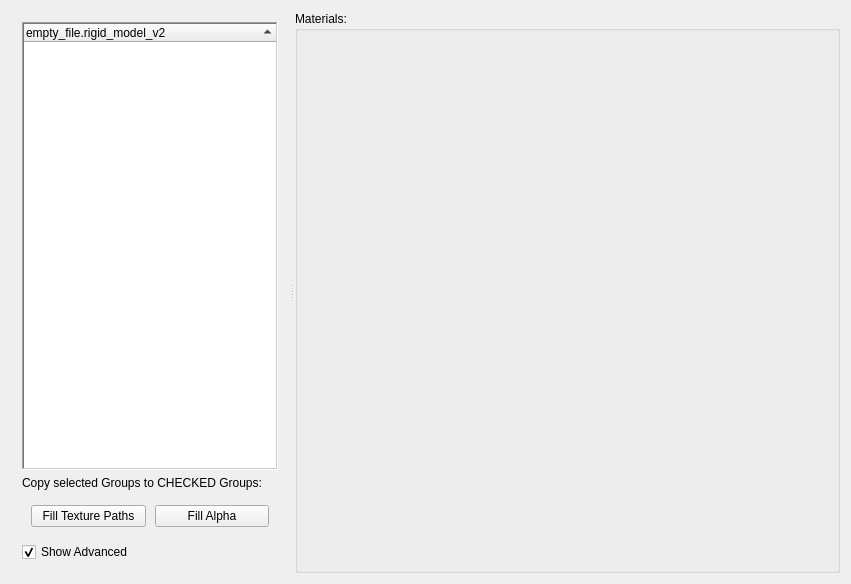
<?xml version="1.0" encoding="UTF-8"?>
<ui version="4.0">
 <class>QRMV2Widget</class>
 <widget class="QWidget" name="QRMV2Widget">
  <property name="geometry">
   <rect>
    <x>0</x>
    <y>0</y>
    <width>851</width>
    <height>584</height>
   </rect>
  </property>
  <property name="windowTitle">
   <string>QRMV2Widget</string>
  </property>
  <layout class="QVBoxLayout" name="verticalLayout_5">
   <item>
    <widget class="QSplitter" name="splitter">
     <property name="lineWidth">
      <number>23</number>
     </property>
     <property name="midLineWidth">
      <number>23</number>
     </property>
     <property name="orientation">
      <enum>Qt::Horizontal</enum>
     </property>
     <property name="opaqueResize">
      <bool>true</bool>
     </property>
     <property name="handleWidth">
      <number>6</number>
     </property>
     <widget class="QWidget" name="verticalLayoutWidget">
      <layout class="QVBoxLayout" name="verticalLayout">
       <item>
        <widget class="QTreeWidget" name="treeWidget">
         <property name="sizePolicy">
          <sizepolicy hsizetype="Expanding" vsizetype="Expanding">
           <horstretch>3</horstretch>
           <verstretch>0</verstretch>
          </sizepolicy>
         </property>
         <property name="maximumSize">
          <size>
           <width>16777215</width>
           <height>16777215</height>
          </size>
         </property>
         <property name="toolTip">
          <string>This shows the RigidModel File structure.</string>
         </property>
         <property name="frameShape">
          <enum>QFrame::WinPanel</enum>
         </property>
         <property name="dragDropMode">
          <enum>QAbstractItemView::NoDragDrop</enum>
         </property>
         <property name="alternatingRowColors">
          <bool>true</bool>
         </property>
         <property name="selectionMode">
          <enum>QAbstractItemView::SingleSelection</enum>
         </property>
         <property name="selectionBehavior">
          <enum>QAbstractItemView::SelectRows</enum>
         </property>
         <property name="animated">
          <bool>true</bool>
         </property>
         <attribute name="headerCascadingSectionResizes">
          <bool>true</bool>
         </attribute>
         <attribute name="headerHighlightSections">
          <bool>true</bool>
         </attribute>
         <attribute name="headerShowSortIndicator" stdset="0">
          <bool>true</bool>
         </attribute>
         <column>
          <property name="text">
           <string>empty_file.rigid_model_v2</string>
          </property>
         </column>
        </widget>
       </item>
       <item>
        <layout class="QVBoxLayout" name="verticalLayout_2">
         <item>
          <widget class="QLabel" name="label">
           <property name="sizePolicy">
            <sizepolicy hsizetype="Ignored" vsizetype="Preferred">
             <horstretch>0</horstretch>
             <verstretch>0</verstretch>
            </sizepolicy>
           </property>
           <property name="text">
            <string>Copy selected Groups to CHECKED Groups:</string>
           </property>
          </widget>
         </item>
         <item>
          <layout class="QHBoxLayout" name="horizontalLayout_6">
           <property name="spacing">
            <number>9</number>
           </property>
           <property name="leftMargin">
            <number>9</number>
           </property>
           <property name="topMargin">
            <number>9</number>
           </property>
           <property name="rightMargin">
            <number>9</number>
           </property>
           <property name="bottomMargin">
            <number>9</number>
           </property>
           <item>
            <widget class="QPushButton" name="pushButton_CopyTextureGroup">
             <property name="sizePolicy">
              <sizepolicy hsizetype="MinimumExpanding" vsizetype="Fixed">
               <horstretch>3</horstretch>
               <verstretch>0</verstretch>
              </sizepolicy>
             </property>
             <property name="toolTip">
              <string>Copies the textures of the SELECTED group to the CHECKED groups</string>
             </property>
             <property name="text">
              <string>Fill Texture Paths</string>
             </property>
            </widget>
           </item>
           <item>
            <widget class="QPushButton" name="pushButton_CopyAlphaAlphaGroup">
             <property name="sizePolicy">
              <sizepolicy hsizetype="MinimumExpanding" vsizetype="Fixed">
               <horstretch>3</horstretch>
               <verstretch>0</verstretch>
              </sizepolicy>
             </property>
             <property name="toolTip">
              <string>Copies the ALPHA flag of the SELECTED group to the CHECKED groups</string>
             </property>
             <property name="text">
              <string>Fill Alpha</string>
             </property>
            </widget>
           </item>
          </layout>
         </item>
        </layout>
       </item>
       <item>
        <widget class="QCheckBox" name="checkBox">
         <property name="enabled">
          <bool>true</bool>
         </property>
         <property name="sizePolicy">
          <sizepolicy hsizetype="MinimumExpanding" vsizetype="Fixed">
           <horstretch>30</horstretch>
           <verstretch>0</verstretch>
          </sizepolicy>
         </property>
         <property name="text">
          <string>Show Advanced</string>
         </property>
         <property name="checked">
          <bool>true</bool>
         </property>
         <property name="tristate">
          <bool>false</bool>
         </property>
        </widget>
       </item>
      </layout>
     </widget>
     <widget class="QGroupBox" name="groupBox">
      <property name="sizePolicy">
       <sizepolicy hsizetype="Expanding" vsizetype="Expanding">
        <horstretch>3</horstretch>
        <verstretch>0</verstretch>
       </sizepolicy>
      </property>
      <property name="minimumSize">
       <size>
        <width>0</width>
        <height>0</height>
       </size>
      </property>
      <property name="title">
       <string>Materials:</string>
      </property>
      <property name="checkable">
       <bool>false</bool>
      </property>
      <layout class="QVBoxLayout" name="verticalLayout_4">
       <property name="spacing">
        <number>0</number>
       </property>
       <property name="leftMargin">
        <number>0</number>
       </property>
       <property name="topMargin">
        <number>0</number>
       </property>
       <property name="rightMargin">
        <number>0</number>
       </property>
       <property name="bottomMargin">
        <number>0</number>
       </property>
       <item>
        <layout class="QVBoxLayout" name="verticalLayout_ErrorMsg"/>
       </item>
       <item>
        <layout class="QVBoxLayout" name="verticalLayout_LeftPanel">
         <item>
          <layout class="QVBoxLayout" name="verticalLayout_TextureList">
           <item>
            <spacer name="verticalSpacer_2">
             <property name="orientation">
              <enum>Qt::Vertical</enum>
             </property>
             <property name="sizeHint" stdset="0">
              <size>
               <width>20</width>
               <height>40</height>
              </size>
             </property>
            </spacer>
           </item>
          </layout>
         </item>
         <item>
          <layout class="QVBoxLayout" name="verticalLayout_MateterialInfo"/>
         </item>
         <item>
          <layout class="QVBoxLayout" name="verticalLayout_GroupInfo"/>
         </item>
        </layout>
       </item>
      </layout>
     </widget>
    </widget>
   </item>
  </layout>
 </widget>
 <layoutdefault spacing="6" margin="11"/>
 <resources/>
 <connections/>
</ui>
